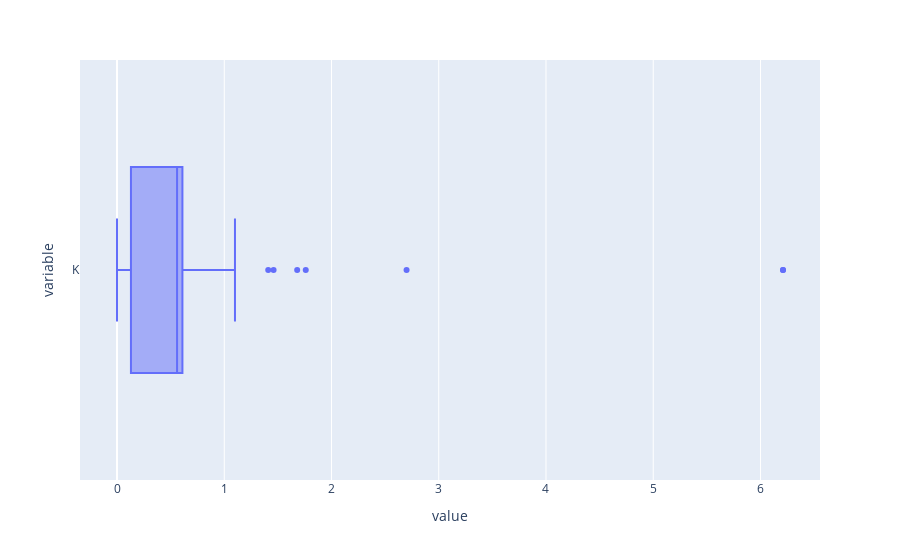

Here is the notebook cell this chart was saved with:
### Code cell
pe.box(df['K'], orientation='h')

### Figure 1 — Plotly figure (JSON) as saved in the notebook; plotly's stock layout.template omitted (floating-point values rounded to 4 significant figures; data arrays with more than 128 entries replaced by an {"elided": "..."} marker saying what was removed)
{"data": [{"alignmentgroup": "True", "hovertemplate": "value=%{x}<br>variable=%{y}<extra></extra>", "legendgroup": "", "marker": {"color": "#636efa"}, "name": "", "notched": false, "offsetgroup": "", "orientation": "h", "showlegend": false, "type": "box", "x": {"elided": "206 float values"}, "x0": " ", "xaxis": "x", "y": {"elided": "206 str values"}, "y0": " ", "yaxis": "y"}], "layout": {"boxmode": "group", "legend": {"tracegroupgap": 0}, "margin": {"t": 60}, "xaxis": {"anchor": "y", "domain": [0, 1], "title": {"text": "value"}}, "yaxis": {"anchor": "x", "domain": [0, 1], "title": {"text": "variable"}}}}
